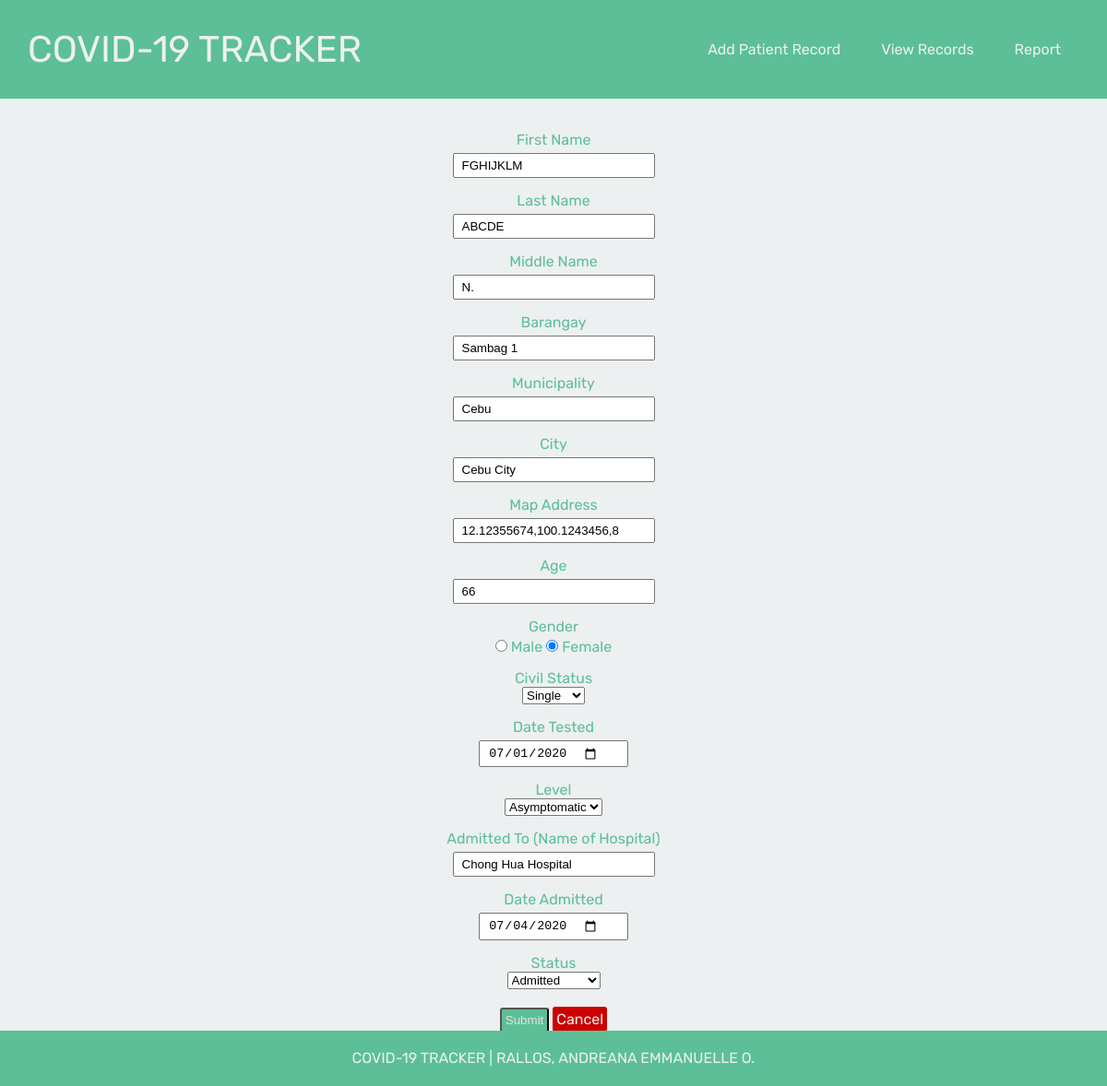
/Edit.php?id=1, run on the app's committed database.
### tables this page shows
CREATE TABLE `patient` (
  `id` int(8) NOT NULL,
  `lname` varchar(50) NOT NULL,
  `fname` varchar(50) NOT NULL,
  `minitial` varchar(3) DEFAULT NULL,
  `barangay` varchar(50) NOT NULL,
  `municipality` varchar(50) NOT NULL,
  `city` varchar(50) NOT NULL,
  `map_add` varchar(100) NOT NULL,
  `age` int(3) NOT NULL,
  `gender` varchar(6) NOT NULL,
  `civil_stat` varchar(50) NOT NULL,
  `pos_date` date NOT NULL,
  `level` varchar(50) NOT NULL,
  `hospital` varchar(50) NOT NULL,
  `admit_date` date NOT NULL,
  `status` varchar(50) NOT NULL
);

### Edit.php (the view, shortened to what this page needs)
<?php
              $id= $_GET['id'];
              $sql="SELECT * FROM patient where id=:id";
              $con = config::connect();
              $query=$con->prepare($sql);
              $query->bindParam(':id',$id,PDO::PARAM_STR);
              $query->execute([':id' =>$id]);
              $results= $query->fetch(PDO::FETCH_OBJ);
      ?>
      <?php require "header.php"?>
      <div class="container">
          <form method="post">
              <div class="row">
              <div class="col-25">
                  <label for="fname">First Name</label>
              </div>
              <div class="col-75">
                  <input type="text" name="fname" required value="<?= $results->fname; ?>" placeholder="First Name">
              </div>
              </div>
              <div class="row">
              <div class="col-25">
                  <label for="lname">Last Name</label>
              </div>
              <div class="col-75">
                  <input type="text" name="lname" required value="<?= $results->lname; ?>" placeholder="Last Name">
              </div>
              </div>
              <div class="row">
              <div class="col-25">
                  <label for="mname">Middle Name</label>
              </div>
              <div class="col-75">
                  <input type="text" name="minitial" value="<?= $results->minitial; ?>" placeholder="Middle Initial">
              </div>
              </div>
              <div class="row">
              <div class="col-25">
                  <label for="barangay">Barangay</label>
              </div>
              <div class="col-75">
                  <input type="text" name="barangay" required value="<?= $results->barangay; ?>" placeholder="Barangay">
              </div>
              </div>
              <div class="row">
              <div class="col-25">
                  <label for="municipality">Municipality</label>
              </div>
              <div class="col-75">
                  <input type="text" name="municipality" required value="<?= $results->municipality; ?>" placeholder="Municipality">
              </div>
              </div>
              <div class="row">
              <div class="col-25">
                  <label for="city">City</label>
              </div>
              <div class="col-75">
                  <input type="text" name="city" required value="<?= $results->city; ?>" placeholder="City">
              </div>
              </div>
              <div class="row">
              <div class="col-25">
                  <label for="mapadd">Map Address</label>
              </div>
              <div class="col-75">
                  <input type="text" name="map_add" required value="<?= $results->map_add; ?>" placeholder="Map Address">
              </div>
              </div>
              <div class="row">
              <div class="col-25">
                  <label for="age">Age</label>
              </div>
              <div class="col-75">
                  <input type="text" name="age" required value="<?= $results->age; ?>" placeholder="Age..">
              </div>
              </div>
              <div class="row">
              <div class="col-25">
                  <label for="gender">Gender</label>
              </div>
              <div class="col-75">
              <input type="radio" name="gender" value="Male" <?php if($results->gender=="Male"){echo "checked";} ?>>
                  <label for="male">Male</label>
                  <input type="radio" name="gender" value="Female" <?php if($results->gender=="Female"){echo "checked";} ?>>
                  <label for="female">Female</label>
              </div>
              </div>
              <div class="row">
              <div class="col-25">
                  <label for="civstat">Civil Status</label>
              </div>
              <div class="col-75">
                  <select name="civil_stat" value="<?= $results->civil_stat; ?>">
                  <option value="Single">Single</option>
                  </select>
              </div>
              </div>
              <div class="row">
              <div class="col-25">
                  <label for="datetest">Date Tested</label>
              </div>
              <div class="col-75">
                  <input type="date" name="pos_date" required value="<?= $results->pos_date; ?>" placeholder="Date tested">
              </div>
              </div>
              <div class="row">
              <div class="col-25">
                  <label for="level">Level</label>
              </div>
              <div class="col-75">
                  <select name="level" value="<?= $results->level; ?>">
                  <option value="Asymptomatic">Asymptomatic</option>
                  </select>
              </div>
              </div>
              <div class="row">
              <div class="col-25">
                  <label for="admitto">Admitted To (Name of Hospital)</label>
              </div>
              <div class="col-75">
                  <input type="text" name="hospital" required="" value="<?= $results->hospital; ?>" placeholder="Admitted to">
              </div>
              </div>
              <div class="row">
              <div class="col-25">
                  <label for="datead">Date Admitted</label>
              </div>
              <div class="col-75">
                  <input type="date" name="admit_date" required="" value="<?= $results->admit_date; ?>" placeholder="Date admitted">
              </div>
              </div>
              <div class="row">
              <div class="col-25">
                  <label for="stat">Status</label>
              </div>
              <div class="col-75">
                  <select name="status" value="<?= $results->status; ?>">
                  <option value="Admitted">Admitted</option>
                  </select>
              </div>
              </div>
              <div class="row">
              <input type="submit" class="btn btn-submit"value="Submit">
              <a href="index.php" class="btn btn-danger">Cancel</a>
              </div>
          </form>
      </div>
      <?php require "footer.php"?>

### styles.css (style rules this page uses)
* { box-sizing: border-box; margin: 0; padding: 0; }
body { background-color: #edf0f1; padding-bottom: 58px; }
li, a { font-family: 'Rubik', sans-serif; font-weight:400; font-size: 16px; color: #edf0f1; text-decoration: none; }

### main.css (style rules this page uses)
input { padding: 4px 30px 4px 8px; margin-top: 5px; }
label { font-family: 'Rubik', sans-serif; font-weight:400; font-size: 16px; color: #5cbf97; margin-top: 5px; }
form { text-align: center; padding-top: 20px; }
.btn-submit { background-color:#5cbf97; padding:4px 4px 4px 4px; border-radius: 3px; margin-top: 5px; color:#e3e3e3; }
.btn-danger { background-color:#cc0000; padding:4px 4px 4px 4px; border-radius: 3px; }
.row { margin-top: 15px; }

### data on the page
patient: fname "FGHIJKLM", lname "ABCDE", minitial "N.", barangay "Sambag 1", municipality "Cebu", city "Cebu City", map_add "12.12355674,100.1243456,8", age "66", gender "☑", civil_stat "Single", pos_date "07/01/2020", level "Asymptomatic", hospital "Chong Hua Hospital", admit_date "07/04/2020", status "Admitted"
